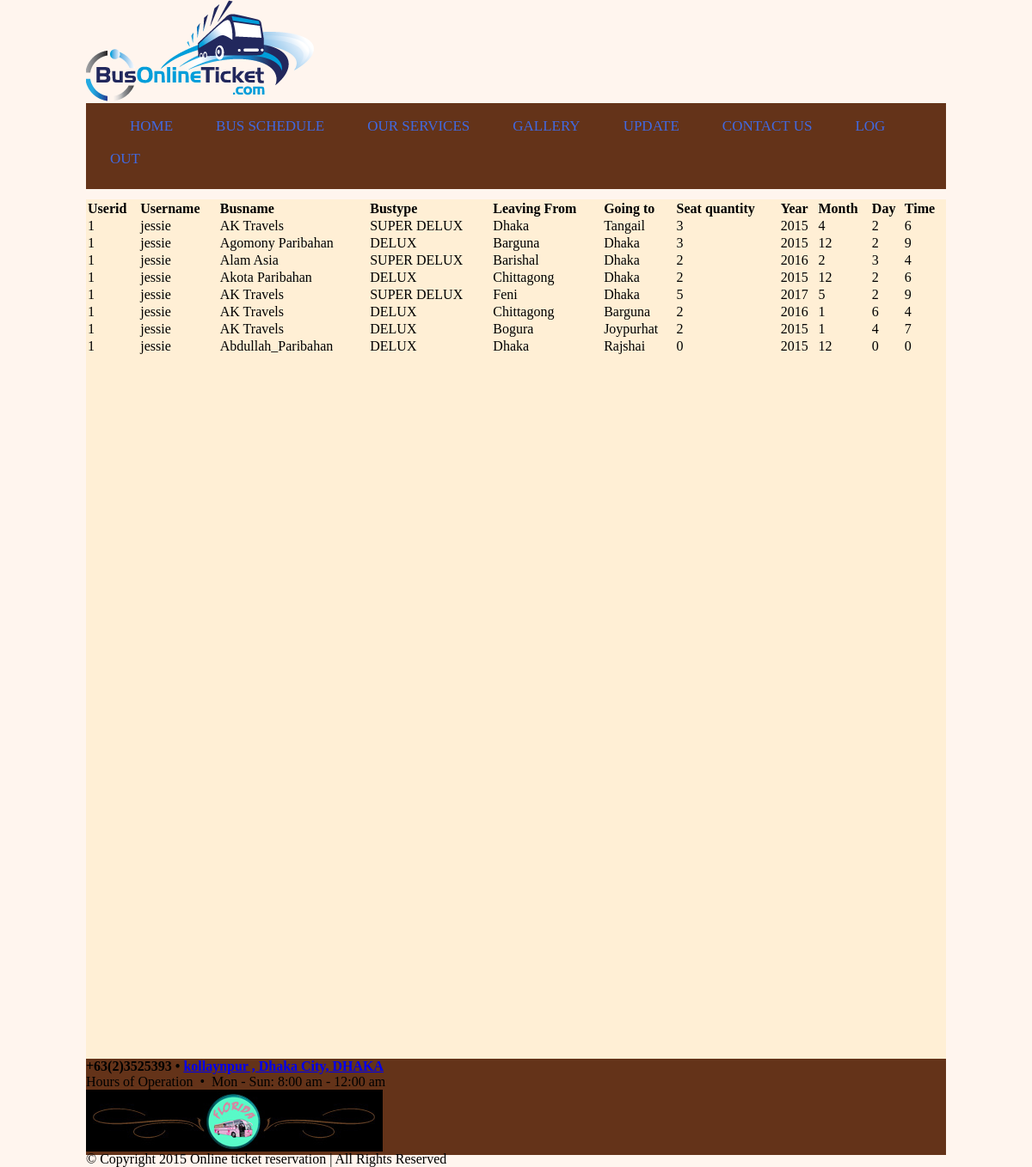
The app's page /user_fetch.php (signed in) with its own data.
### tables this page shows
CREATE TABLE IF NOT EXISTS `bus_info` (
  `busid` int(11) NOT NULL,
  `userid` int(11) NOT NULL,
  `username` varchar(20) NOT NULL,
  `bname` varchar(20) NOT NULL,
  `type` varchar(20) NOT NULL,
  `fromd` varchar(20) NOT NULL,
  `tod` varchar(20) NOT NULL,
  `seat` int(11) NOT NULL,
  `year` int(11) NOT NULL,
  `month` int(11) NOT NULL,
  `day` int(11) NOT NULL,
  `time` int(11) NOT NULL
);

### core.inc.php (called while the page is built, shortened)
<?php
function getuserfield($field) {
	$query = "SELECT $field FROM user WHERE userid='".$_SESSION['user_id']."'";
    if($query_run = mysql_query($query)) {
		if ($query_result = mysql_result($query_run, 0, $field)) {
			return $query_result;
		}
	}
}
?>

### user_fetch.php (the view, shortened to what this page needs)
<!DOCTYPE>
<html>
   <head>
	<link rel="stylesheet" href="styles/styles_fetch.css" media="all"/>
	</head>
	<body>
	  <div class="main_wrapper">
		  <div class="header_wrapper">
			<img id="logo" src="images/banner.gif"/>
		  </div>
		  <div class="menubar">
		    <ul id="menu">
			   <li><a href="fetch.php">HOME</a></li>
			   <li><a href="fetchbus_schedule.php">BUS SCHEDULE</a></li>
			   <li><a href="service.php">OUR SERVICES</a></li>
			   <li><a href="gallery.php">GALLERY</a></li>
			    <li><a href="user_delete.php">UPDATE</a></li>
			   <li><a href="contact.php">CONTACT US</a></li>
			   <li><a href="logout.php">LOG OUT</a></li>
			</ul>
		  <div class="content_wrapper">
		    <div id="content_area">
			<?php
require 'core.inc.php';
$con = mysql_connect("localhost","root","","online");
$user_id = getuserfield('userid');
$sql= "SELECT * FROM bus_info WHERE userid='$user_id'";
$myData = mysql_query($sql,$con);
echo "<table align=center width='1000px;' >
<tr>
<td><b>Userid</b></td>
<td><b>Username</b></td>
<td><b>Busname</b></td>
<td><b>Bustype</b></td>
<td><b>Leaving From</b></td>
<td><b>Going to</b></td>
<td><b>Seat quantity</b></td>
<td><b>Year</b></td>
<td><b>Month</b></td>
<td><b>Day</b></td>
<td><b>Time</b></td>
</tr>";
while($record = mysql_fetch_array($myData)){
	echo "<tr>";
	echo "<td>" . $record['userid'] . "</td>";
	echo "<td>" . $record['username'] . "</td>";
	echo "<td>" . $record['bname'] . "</td>";
	echo "<td>" . $record['type'] . "</td>";
	echo "<td>" . $record['fromd'] . "</td>";
	echo "<td>" . $record['tod'] . "</td>";
	echo "<td>" . $record['seat'] . "</td>";
	echo "<td>" . $record['year'] . "</td>";
	echo "<td>" . $record['month'] . "</td>";
	echo "<td>" . $record['day'] . "</td>";
	echo "<td>" . $record['time'] . "</td>";
	echo "</tr>";
}
echo "</table>";
?>
			  </div>
			</div>
		  </div>
		  <div id="footer">
	<h4>+63(2)3525393 &bull; <a href="contact-us.php">kollaynpur , Dhaka City, DHAKA  </a></h4>
	<p>Hours of Operation&nbsp;&nbsp;&bull;&nbsp;&nbsp;Mon - Sun: 8:00 am - 12:00 am</p>
	<a href="index.php"><img src="xres/images/footer-logo.jpg" alt="Online Ticket Reservation" /></a>
	<p>&copy; Copyright 2015 Online ticket reservation | All Rights Reserved <br /></p>
</div>
	     </div>
	</body>
</html>

### styles/styles_fetch.css (style rules this page uses)
html, body, div, span, applet, object, iframe, h1, h2, h3, h4, h5, h6, p, blockquote, pre, a, abbr, acronym, address, big, cite, code, del, dfn, em, img, ins, kbd, q, s, samp, small, strike, strong, sub, sup, tt, var, b, u, i, center, dl, dt, dd, ol, ul, li, fieldset, form, label, legend, table, caption, tbody, tfoot, thead, tr, th, td, article, aside, canvas, details, embed, figure, figcaption, footer, header, hgroup, menu, nav, output, ruby, section, summary, time, mark, audio, video { margin: 0; padding: 0; border: 0; vertical-align: baseline; }
body { background:SeaShell; }
.main_wrapper { width:1000px; height:auto; margin:auto; }
.header_wrapper { width:1000px; height:100px; margin:auto; }
#logo { float:left; }
.menubar { width:1000px; height:100px; background:#643319; color:#643319; }
#menu { padding:8px; margin:20px; line-height:38px; }
#menu li { list-style:none; display:inline; }
#menu a { text-decoration:none; color:RoyalBlue; padding:18px; margin:5px; font-size:17px; }
.content_wrapper { width:1000px; height:1000px; margin:auto; background:white; }
#content_area { width:1000px; height:1000px; float:right; background:PapayaWhip; }
#footer { width:1000px; height:112px; background:#643319; clear:both; }

### records on screen
bus_info: userid "1", username "jessie", bname "AK Travels", type "SUPER DELUX", fromd "Dhaka", tod "Tangail", seat "3", year "2015", month "4", day "2", time "6"
bus_info: userid "1", username "jessie", bname "Agomony Paribahan", type "DELUX", fromd "Barguna", tod "Dhaka", seat "3", year "2015", month "12", day "2", time "9"
bus_info: userid "1", username "jessie", bname "Alam Asia", type "SUPER DELUX", fromd "Barishal", tod "Dhaka", seat "2", year "2016", month "2", day "3", time "4"
bus_info: userid "1", username "jessie", bname "Akota Paribahan", type "DELUX", fromd "Chittagong", tod "Dhaka", seat "2", year "2015", month "12", day "2", time "6"
bus_info: userid "1", username "jessie", bname "AK Travels", type "SUPER DELUX", fromd "Feni", tod "Dhaka", seat "5", year "2017", month "5", day "2", time "9"
bus_info: userid "1", username "jessie", bname "AK Travels", type "DELUX", fromd "Chittagong", tod "Barguna", seat "2", year "2016", month "1", day "6", time "4"
bus_info: userid "1", username "jessie", bname "AK Travels", type "DELUX", fromd "Bogura", tod "Joypurhat", seat "2", year "2015", month "1", day "4", time "7"
bus_info: userid "1", username "jessie", bname "Abdullah_Paribahan", type "DELUX", fromd "Dhaka", tod "Rajshai", seat "0", year "2015", month "12", day "0", time "0"
